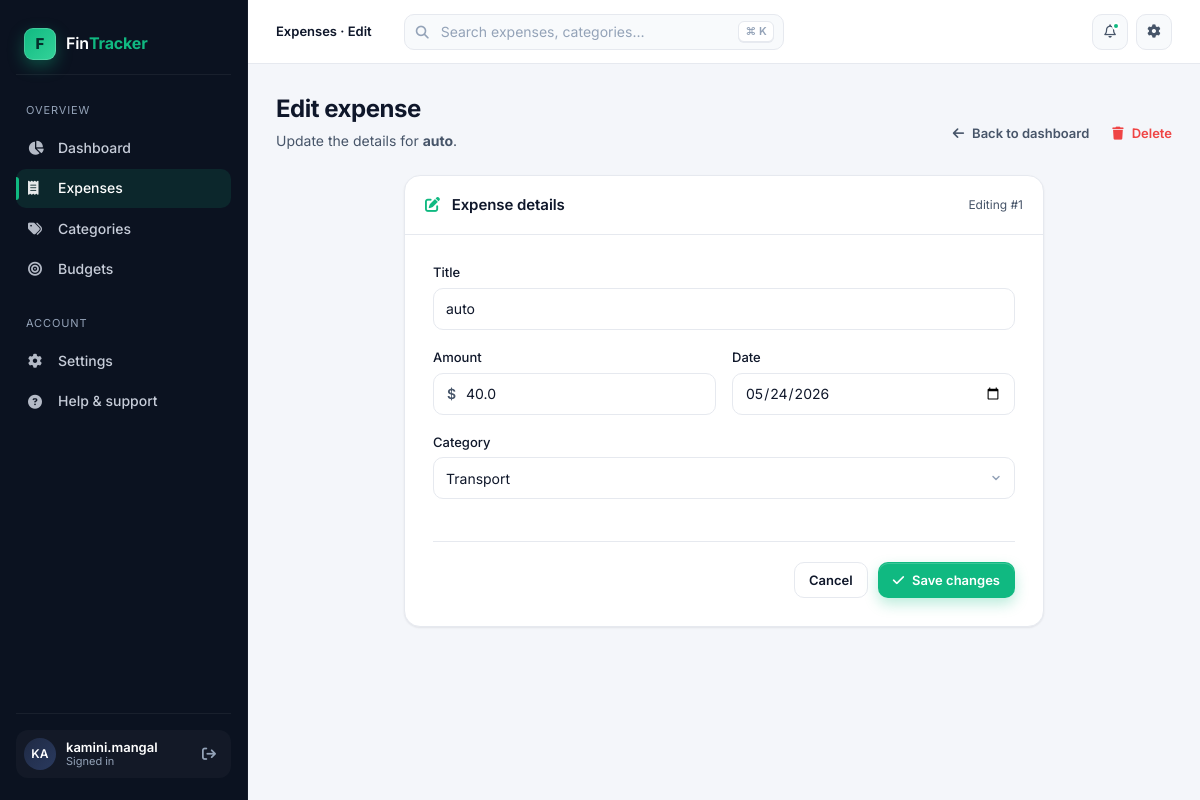
Page /edit/1 (signed in) on the committed database.
### models.py (models this page shows, shortened)
class User(db.Model, UserMixin):
    id           = db.Column(db.Integer, primary_key=True)
    username     = db.Column(db.String(100), unique=True, nullable=False)
    password     = db.Column(db.String(200), nullable=False)
    currency     = db.Column(db.String(10), default='$')    # ← NEW: Settings
    theme        = db.Column(db.String(10), default='light') # ← NEW: Dark mode pref

class Expense(db.Model):
    id          = db.Column(db.Integer, primary_key=True)
    title       = db.Column(db.String(100), nullable=False)
    user_id     = db.Column(db.Integer, db.ForeignKey('user.id'), nullable=False)
    amount      = db.Column(db.Float, nullable=False)
    category_id = db.Column(db.Integer, db.ForeignKey('category.id'), nullable=False)
    date        = db.Column(db.String(20), nullable=False)
    receipt     = db.Column(db.String(300))   # ← NEW: Receipt upload (file path)
    upi_ref     = db.Column(db.String(100))   # ← NEW: UPI reference ID
    is_recurring = db.Column(db.Boolean, default=False)  # ← NEW: Recurring flag
    notes       = db.Column(db.String(300))   # ← NEW: Optional notes

class Category(db.Model):
    id          = db.Column(db.Integer, primary_key=True)
    name        = db.Column(db.String(100), unique=True, nullable=False)
    description = db.Column(db.String(200))
    expenses    = db.relationship('Expense', backref='category',
                                  lazy=True, cascade='all, delete-orphan')

### app.py (the view, shortened to what this page needs)
@app.route('/edit/<int:id>', methods=['GET', 'POST'])
@login_required
def edit_expense(id):
    expense    = db.get_or_404(Expense, id)
    if expense.user_id != current_user.id:
        flash('Not authorized.', 'error')
        return redirect(url_for('dashboard'))
    categories = Category.query.all()
    return render_template('edit_expense.html', expense=expense, categories=categories)

### app.py (called while the page is built)
@login_manager.user_loader
def load_user(user_id):
    return db.session.get(User, int(user_id))

### templates/edit_expense.html (shortened to what this page needs)
{% extends 'base.html' %}
{% block crumb %}Expenses · Edit{% endblock %}
{% block content %}
<div class="page-header">
  <div class="ph-text">
    <h1>Edit expense</h1>
    <p>Update the details for <strong>{{ expense.title }}</strong>.</p>
  </div>
  <div class="ph-actions">
    <a href="{{ url_for('dashboard') }}" class="btn btn-ghost">
      <i class="fa-solid fa-arrow-left"></i> Back to dashboard
    </a>
    <form method="POST" action="{{ url_for('delete_expense', id=expense.id) }}" class="inline-form"
          onsubmit="return confirm('Delete this expense? This cannot be undone.');">
      <button type="submit" class="btn btn-danger">
        <i class="fa-solid fa-trash"></i> Delete
      </button>
    </form>
  </div>
</div>
<div class="card form-card">
  <div class="card-header">
    <h3><i class="fa-solid fa-pen-to-square" style="color: var(--accent); margin-right: 8px;"></i> Expense details</h3>
    <span class="muted" style="font-size: 12px;">Editing #{{ expense.id }}</span>
  </div>
  <div class="card-body">
    <form method="POST" action="{{ url_for('edit_expense', id=expense.id) }}"
          class="form-grid" style="display:flex; flex-direction:column; gap: 18px;" novalidate>
      <div class="field">
        <label for="title">Title</label>
        <input id="title" name="title" type="text" class="input"
               value="{{ expense.title }}" required />
      </div>
      <div class="field-row">
        <div class="field">
          <label for="amount">Amount</label>
          <div class="input-affix">
            <span class="affix left" style="font-weight: 600; color: var(--text-2);">$</span>
            <input id="amount" name="amount" type="number" step="0.01" min="0"
                   class="input has-left" value="{{ expense.amount }}" required />
          </div>
        </div>
        <div class="field">
          <label for="date">Date</label>
          <input id="date" name="date" type="date" class="input"
                 value="{{ expense.date }}" required />
        </div>
      </div>
      <div class="field">
        <label for="category">Category</label>
        <select id="category" name="category" class="select" required>
          {% for c in categories %}
            <option value="{{ c.id }}" {% if c.id == expense.category_id %}selected{% endif %}>{{ c.name }}</option>
          {% endfor %}
        </select>
      </div>
      <div class="form-actions">
        <a href="{{ url_for('dashboard') }}" class="btn btn-secondary">Cancel</a>
        <button type="submit" class="btn btn-primary">
          <i class="fa-solid fa-check"></i> Save changes
        </button>
      </div>
    </form>
  </div>
</div>
{% endblock %}

### templates/base.html (shortened to what this page needs)
<!DOCTYPE html>
<html lang="en">
<head>
  <link rel="stylesheet" href="https://cdnjs.cloudflare.com/ajax/libs/font-awesome/6.5.1/css/all.min.css" />
  <link rel="stylesheet" href="{{ url_for('static', filename='css/styles.css') }}" />
</head>
<body>
  {% block body %}
  <div class="app-shell">
    <aside class="sidebar" id="sidebar">
      <a href="{{ url_for('dashboard') }}" class="brand">
        <span class="brand-mark">F</span>
        <span class="brand-name">Fin<b>Tracker</b></span>
      </a>
      <nav class="nav-group" aria-label="Primary">
        <div class="nav-label">Overview</div>
        <a href="{{ url_for('dashboard') }}"
           class="nav-item {% if request.endpoint == 'dashboard' %}is-active{% endif %}">
          <i class="fa-solid fa-chart-pie"></i> Dashboard
        </a>
        <a href="{{ url_for('add_expense') }}"
           class="nav-item {% if request.endpoint in ['add_expense','edit_expense'] %}is-active{% endif %}">
          <i class="fa-solid fa-receipt"></i> Expenses
        </a>
        <a href="{{ url_for('list_categories') }}"
           class="nav-item {% if request.endpoint in ['list_categories','add_category','edit_category'] %}is-active{% endif %}">
          <i class="fa-solid fa-tags"></i> Categories
        </a>
        <a href="{{ url_for('list_budgets') }}"
           class="nav-item {% if request.endpoint in ['list_budgets','add_budget','edit_budget'] %}is-active{% endif %}">
          <i class="fa-solid fa-bullseye"></i> Budgets
        </a>
      </nav>
      <nav class="nav-group" aria-label="Account">
        <div class="nav-label">Account</div>
        <a href="#" class="nav-item">
          <i class="fa-solid fa-gear"></i> Settings
        </a>
        <a href="#" class="nav-item">
          <i class="fa-solid fa-circle-question"></i> Help &amp; support
        </a>
      </nav>
      <div class="sidebar-footer">
        {% if current_user.is_authenticated %}
        <div class="user-pill">
          <div class="avatar">{{ current_user.username[:2]|upper }}</div>
          <div class="user-meta">
            <div class="u-name">{{ current_user.username }}</div>
            <div class="u-sub">Signed in</div>
          </div>
          <a href="{{ url_for('logout') }}" class="logout-btn" title="Log out" aria-label="Log out">
            <i class="fa-solid fa-arrow-right-from-bracket"></i>
          </a>
        </div>
        {% endif %}
      </div>
    </aside>
    <div class="main">
      <header class="topbar">
        <div class="crumbs">
          <strong>{% block crumb %}Dashboard{% endblock %}</strong>
        </div>
        <div class="search">
          <i class="fa-solid fa-magnifying-glass"></i>
          <input type="search" id="searchInput" placeholder="Search expenses, categories…" />
          <span class="kbd" style="position: absolute; right: 10px; top: 50%; transform: translateY(-50%);">⌘ K</span>
        </div>
        <div class="top-actions">
          <button class="icon-btn" title="Notifications" aria-label="Notifications">
            <i class="fa-regular fa-bell"></i>
            <span class="dot"></span>
          </button>
          <button class="icon-btn" title="Settings" aria-label="Settings">
            <i class="fa-solid fa-gear"></i>
          </button>
        </div>
      </header>
      <div class="page">
        {% block content %}{% endblock %}
      </div>
    </div>
  </div>
  {% endblock %}
</body>
</html>

### rows in the picture
User: username "KA", username "kamini.mangal"
Expense: title "auto", id "1", amount "40.0", date "05/24/2026", category "Transport"
